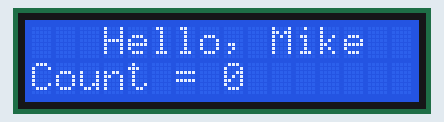
This sketch was run on a simulated Arduino Uno, built with avr-gcc and run on an emulated ATmega328P. On the bench: 16×2 character LCD.

Above: at 0.1 s.
At 4.2 s:
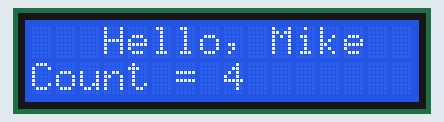
At 9.3 s:
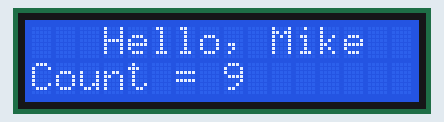
At 19.6 s:
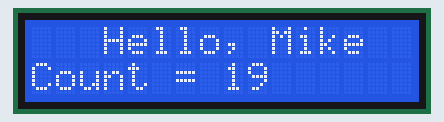
At 28.8 s:
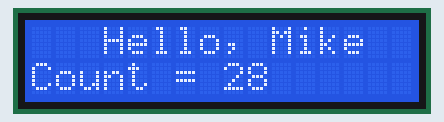
At 39.0 s:
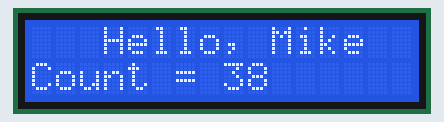

Measured:
- what the display in image 1 shows lasts 1.0 s, from 4.2 s to 5.2 s

The sketch:

LCM1602.ino
```cpp
#include <Wire.h>
#include <LiquidCrystal_I2C.h>

LiquidCrystal_I2C lcd(0x27, 16, 2);

void setup()
{
	lcd.begin();

	lcd.backlight();
}

void loop()
{
    char msg[16];
    static int count = 0;

    lcd.clear();
    lcd.setCursor(3, 0);
    lcd.print("Hello, Mike");
    lcd.setCursor(0, 1);
    sprintf(msg, "Count = %d", count++);
    lcd.print(msg);
    delay(1000);
}
```
